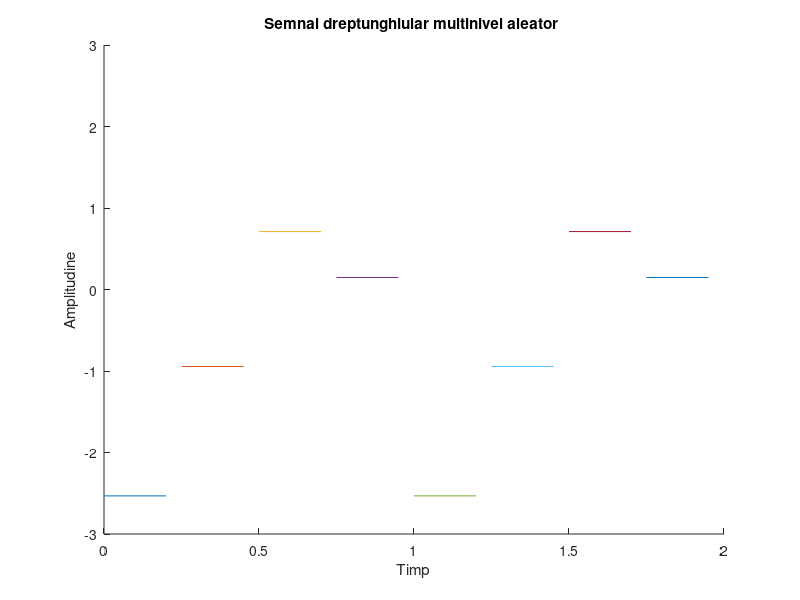

Write the MATLAB code that produced this figure.
hold on;
%Cu ajutorul functie hold on vom afisa simultan mai multe semnale pe acelasi grafic
%200ms
%folosim rand pentru a genera un numar aleator
r1=rand(1);
r2=rand(1);
r3=rand(1);
r4=rand(1);
t1=0:0.2:0.25;
t2=0.25:0.2:0.5;
t3=0.5:0.2:0.75;
t4=0.75:0.2:1;
%Stabilesc nivelurile
x1=-3*r1*square(8*pi*t1,100);
x2=-r2*square(8*pi*t2,100);
x3=r3*square(8*pi*t3,100);
x4=3*r4*square(8*pi*t4,100);
%->Vom folosi functia plot pentru a genera grafice cu parametrii t1 si x1, t2 si x2, t3 si x3, t4 si x4
plot(t1,x1);
plot(t2,x2);
plot(t3,x3);
plot(t4,x4);
%->Folosim functia axis pentru a delimita spectrele de valori ale graficului generat de plot pentru a se incadra corespunzator in parametri
axis([0 2 -3 3]);
%->Acum graficul se va intinde de la 0 la 2 pe Ox si de a -3 la 3 pe Oy
t5=1:0.2:1.25;
t6=1.25:0.2:1.5;
t7=1.5:0.2:1.75;
t8=1.75:0.2:2;
%Stabilesc nivelurile
x5=-3*r1*square(8*pi*t5,100);
x6=-r2*square(8*pi*t6,100);
x7=r3*square(8*pi*t7,100);
x8=3*r4*square(8*pi*t8,100);
%->Vom folosi functia plot pentru a genera grafice cu parametrii t5 si x5, t6 si x6, t7 si x7, t8 si x8
plot(t5,x5);
plot(t6,x6);
plot(t7,x7);
plot(t8,x8);
%Am denumit axa Ox
xlabel('Timp')
%Am denumit axa Oy
ylabel('Amplitudine')
title('Semnal dreptunghiular multinivel aleator ')
